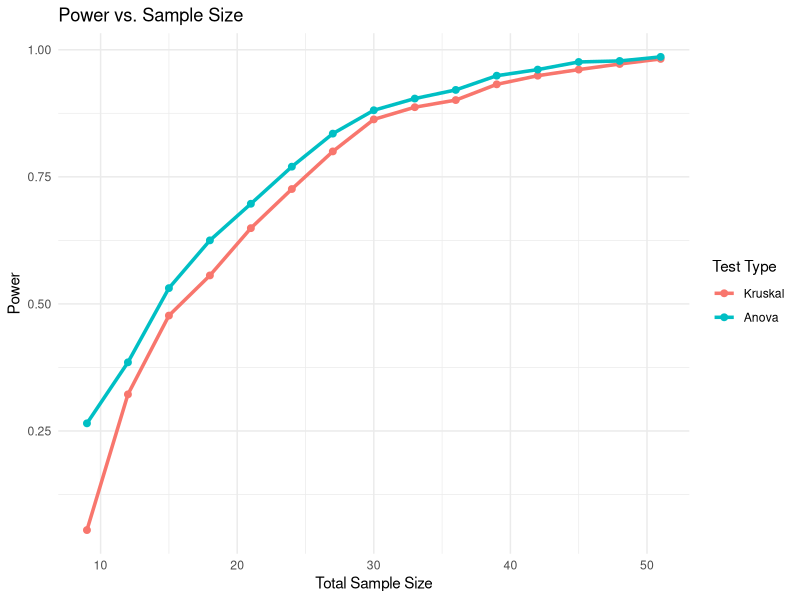

Generate this figure with R: (Note: a time limit stopped this script after it produced the figure.)
##########################################################################
# STAT 514 Project
####################
# BY: Jacob Hofer
##########################################################################

# This project is intended to show how kruskal wallis and One-Way ANOVA 
# power differs when effect size and strength of unbalance in the design
# of the experiment vary 

# The first part of the code will show how power differs when we have a balanced
# case for both methods and same effect size, with sample size increasing

# The second part of the code will show how power differs when total sample size
# is the same and effect size is the same, but variability of sample sizes at
# each level increases
# (need to write code for finding 3rd obs when effect size is constant)

# The third part of the code will explore how power differs when total sample
# size and variance is the same but effect (true difference in group means) 
# increases (need to write code for finding 3rd obs when variance is constant).

# NOTE: variance of normal distributions for each level is always equal. 

# Necessary Libraries
library(tidyverse)
library(reshape2)
set.seed(11)
############################# Part 1 ####################################

# For one sample 

# Set parameters

# Group Means
g1mean <- 10
g2mean <- 4
g3mean <- 5
var <- 4
Nseq <- seq(from = 9, to = 51, by = 3)


B <- 1000 #Number of Sims per Nseq
alpha <- 0.05 # Type 1 error rate
app <- numeric(length = length(Nseq))
kpp <- numeric(length = length(Nseq))
for (j in 1:length(Nseq)){
  N <- Nseq[j]
  n1 = n2 = n3 = (N/3)
kp <- numeric(length = B)
ap <- numeric(length = B)
for (i in 1:B){
p1df <- data.frame(group = c(rep('g1', times = n1), rep('g2', times = n2),
                             rep('g3', times = n3)),
                   val = c(rnorm(n1, g1mean, var), rnorm(n2, g2mean, var),
                           rnorm(n3, g3mean, var)))

p1df$group <- factor(p1df$group)

test <- kruskal.test(x = p1df$val, g = p1df$group)
kp[i] <-test$p.value

ap[i] <- anova(lm(val ~ group, data = p1df))$'Pr(>F)'[1]
}
app[j] <- mean(ap < alpha)
kpp[j] <- mean(kp < alpha)
}

#Put simulation results in data frame
df1 <- data.frame(Sample_Size = Nseq, Kruskal = kpp, Anova = app)

#Plot the data
df_long1 <- melt(df1, id.vars = "Sample_Size", variable.name = "Test", value.name = "Power")

ggplot(df_long1, aes(x = Sample_Size, y = Power, color = Test)) +
  geom_line(linewidth = 1.2) +
  geom_point(size = 2) +
  labs(title = "Power vs. Sample Size",
       x = "Total Sample Size",
       y = "Power",
       color = "Test Type") +
  theme_minimal()

############################# Part 2 ####################################

#### Holding n3 (middle most mean)
simulate_imbalance <- function(group_means, var, B, alpha, imbalance_vals, fixed_n, fix = "n3") {
  results <- data.frame(Imbalance = numeric(), Kruskal = numeric(), ANOVA = numeric())
  
  g1mean <- group_means[1]
  g2mean <- group_means[2]
  g3mean <- group_means[3]
  
  for (k in imbalance_vals) {
    if (fix == "n3") {
      n1 <- fixed_n - k
      n2 <- fixed_n + k
      n3 <- fixed_n
    } else if (fix == "n2") {
      n1 <- fixed_n - k
      n2 <- fixed_n
      n3 <- fixed_n + k
    } else if (fix == "n1") {
      n1 <- fixed_n
      n2 <- fixed_n - k
      n3 <- fixed_n + k
    }
    
    # Skip invalid combinations
    if (n1 <= 1 || n2 <= 1 || n3 <= 1) next
    
    kp <- numeric(B)
    ap <- numeric(B)
    
    for (i in 1:B) {
      df <- data.frame(
        group = factor(c(rep("g1", n1), rep("g2", n2), rep("g3", n3))),
        val = c(rnorm(n1, g1mean, var), rnorm(n2, g2mean, var), rnorm(n3, g3mean, var))
      )
      
      kp[i] <- kruskal.test(val ~ group, data = df)$p.value
      ap[i] <- anova(lm(val ~ group, data = df))$'Pr(>F)'[1]
    }
    
    results <- rbind(results, data.frame(
      Imbalance = k,
      Kruskal = mean(kp < alpha),
      ANOVA = mean(ap < alpha)
    ))
  }
  
  return(results)
}


####### Running simulations #########

n3result <- simulate_imbalance(c(10, 4, 5), var = 4, B = 10000, alpha = 0.05, 
                               imbalance_vals = -9:9, fixed_n = 12, fix = "n3")
n2result <- simulate_imbalance(c(10, 4, 5), var = 4, B = 10000, alpha = 0.05, 
                               imbalance_vals = -9:9, fixed_n = 12, fix = "n2")
n1result <- simulate_imbalance(c(10, 4, 5), var = 4, B = 10000, alpha = 0.05, 
                               imbalance_vals = -9:9, fixed_n = 12, fix = "n1")

n3df_long <- melt(n3result, id.vars = "Imbalance", variable.name = "Test", value.name = "Power")
ggplot(n3df_long, aes(x = Imbalance, y = Power, color = Test)) +
  geom_line(linewidth = 1.2) +
  geom_point(size = 2) +
  labs(
    title = "Power vs. Sample Size Imbalance (Fixing n3 = 12)",
    x = "Imbalance (n2 - n1)",
    y = "Power",
    color = "Test Type"
  ) +
  theme_minimal()


n2df_long <- melt(n2result, id.vars = "Imbalance", variable.name = "Test", value.name = "Power")
ggplot(n2df_long, aes(x = Imbalance, y = Power, color = Test)) +
  geom_line(linewidth = 1.2) +
  geom_point(size = 2) +
  labs(
    title = "Power vs. Sample Size Imbalance (Fixing n2 = 12)",
    x = "Imbalance (n3 - n1)",
    y = "Power",
    color = "Test Type"
  ) +
  theme_minimal()


n1df_long <- melt(n1result, id.vars = "Imbalance", variable.name = "Test", value.name = "Power")
ggplot(n1df_long, aes(x = Imbalance, y = Power, color = Test)) +
  geom_line(linewidth = 1.2) +
  geom_point(size = 2) +
  labs(
    title = "Power vs. Sample Size Imbalance (Fixing n1 = 12)",
    x = "Imbalance (n3 - n2)",
    y = "Power",
    color = "Test Type"
  ) +
  theme_minimal()


################ part 3 #####################################################
